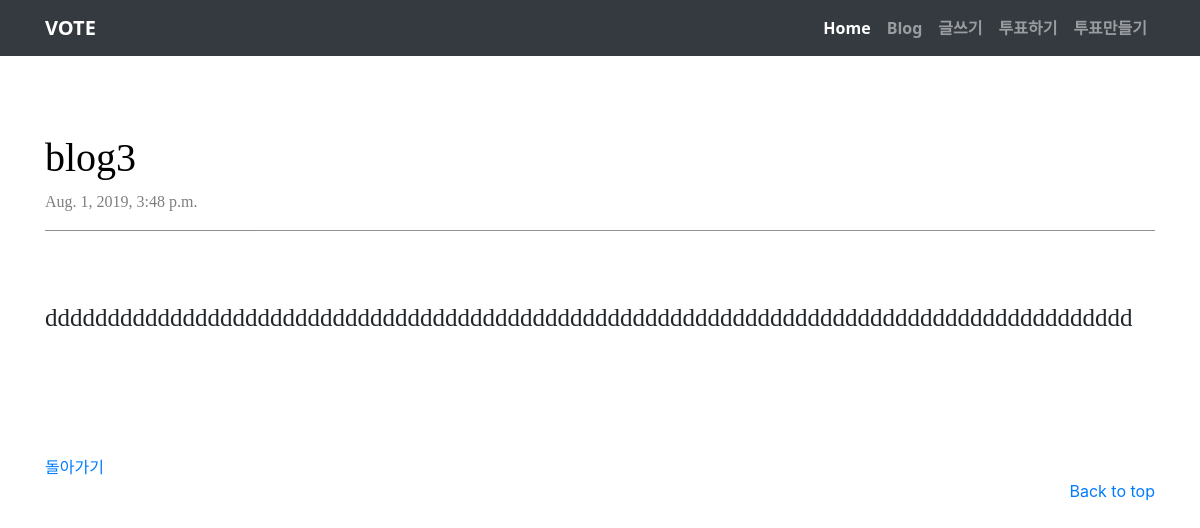
The app's page /blog/2/ with its own data.
### blog/models.py (models this page shows, shortened)
class Blog(models.Model):
    title = models.CharField(max_length=200)
    pub_date = models.DateTimeField('date published')
    body = models.TextField()

### blog/views.py (the view)
# urls.py: path('blog/<int:blog_id>/', blog.views.detail, name="detail"),
def detail(request, blog_id):
    blog_detail = get_object_or_404(Blog, pk=blog_id)
    return render(request, 'blog/detail.html', {'blog': blog_detail})

### blog/templates/blog/detail.html (shortened to what this page needs)
<!DOCTYPE html>
<html lang="en">
<head>
    <link rel="stylesheet" href="https://stackpath.bootstrapcdn.com/bootstrap/4.3.1/css/bootstrap.min.css">
</head>
<body>
    <nav class="navbar navbar-expand-lg navbar-dark bg-dark">
  <div class="container">
	  <a class="navbar-brand" href="{% url 'home' %}">VOTE</a>
	  <div class="collapse navbar-collapse" id="navbarNavAltMarkup">
	    <div class="navbar-nav ml-auto">
	      <a class="nav-item nav-link active" href="{% url 'home' %}">Home</a>
        <a class="nav-item nav-link" href="{% url 'home' %}">Blog</a>
        <a class="nav-item nav-link" href="{% url 'new' %}">글쓰기</a>
        <a class="nav-item nav-link" href="{% url 'vote' %}">투표하기</a>
        <a class="nav-item nav-link" href="{% url 'votenew' %}">투표만들기</a>
			</div>
    </div>
	</div>
</nav>
<div class="container ">
  <div id="post">
    <div id="title"><br><br><h1>{{ blog.title }}</h1></div>
    <div id="date"><p>{{ blog.pub_date }}</p></div>
    <br><br>
    <div id="summary"><p>{{ blog.body }}</p></div>
    <br><br>
    <a href="{% url 'home' %}">돌아가기</a>
  </div>
</div>
</body>
</html>
<footer class="text-muted">
    <div class="container">
      <p class="float-right">
        <a href="#">Back to top</a>
      </p>
    </div>
  </footer>

### blog/templates/blog/detail.html (style rules this page uses)
.navbar { font-family: 'Noto Sans', sans-serif; font-weight: bold; }
#title { font-size: 26px; font-family: 'Noto Serif KR', serif; color: #000000; font-weight: bold; }
#date { font-family: 'Noto Serif KR', serif; font-size: 16px; font-weight: 300; color: hsl(0, 0%, 0%); opacity: .5; border-bottom: 1px solid #000000da; margin-bottom: 20px; }
#summary { width: calc(100%-40px); margin-left: auto; margin-right: auto; font-family: 'Noto Serif KR', serif; font-size: 25px; margin-bottom: 70px; margin-top: auto; }

### records on screen
Blog: title "blog3", pub_date "Aug. 1, 2019, 3:48 p.m.", body "ddddddddddddddddddddddddddddddddddddddddddddddddddddddddddddddddddddddddddddddddddddddd"
